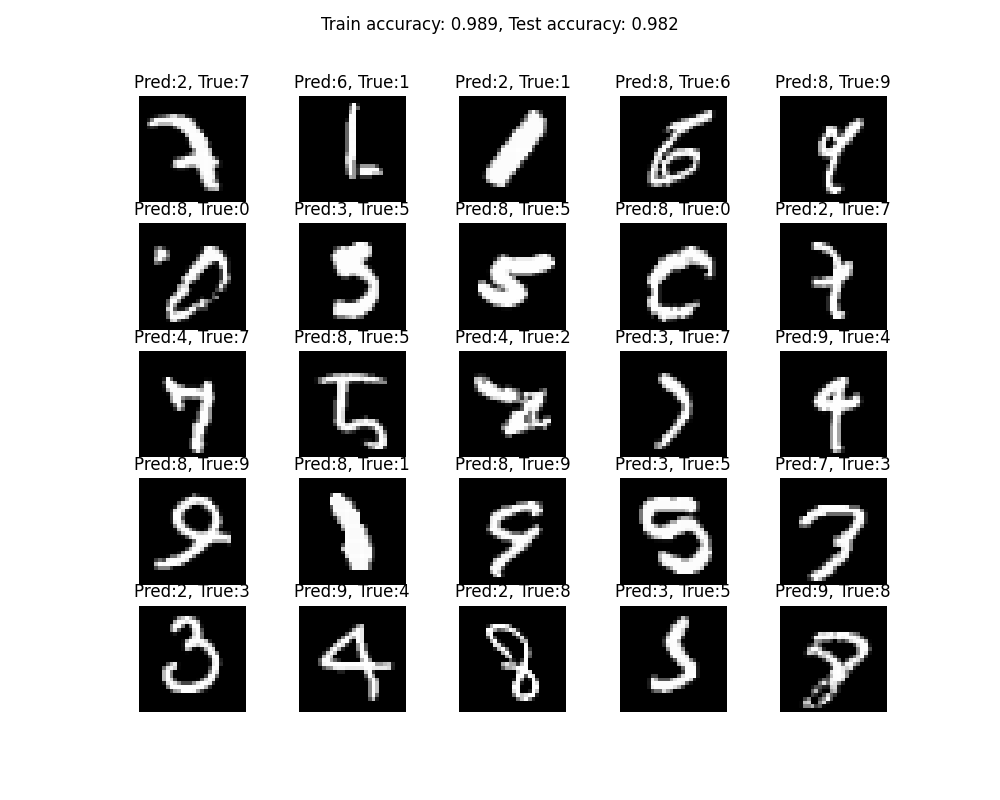

Write the Python code that produced this figure.
import torch
from torchvision import datasets
from torchvision.transforms import ToTensor
import matplotlib.pyplot as plt
import numpy as np
from torch import optim
import torch.nn as nn
from torch.utils.data import DataLoader
from torch.autograd import Variable

# Device configuration
device = torch.device('cuda' if torch.cuda.is_available() else 'cpu')

# Load datas
train_data = datasets.MNIST(
    root="data",
    train=True,
    transform=ToTensor(),
    download=True
)
test_data = datasets.MNIST(
    root='data',
    train=False,
    transform=ToTensor()
)

#
loaders = {
    'train': torch.utils.data.DataLoader(train_data,
                                         batch_size=100,
                                         shuffle=True,
                                         num_workers=1),

    'test': torch.utils.data.DataLoader(test_data,
                                        batch_size=100,
                                        shuffle=True,
                                        num_workers=1),
}


class CNN(nn.Module):
    def __init__(self):
        super(CNN, self).__init__()

        # First convolutional layer
        self.conv1 = nn.Sequential(
            nn.Conv2d(
                in_channels=1,
                out_channels=16,
                kernel_size=5,
                stride=1,
                padding=2,
            ),
            nn.ReLU(),
            nn.MaxPool2d(kernel_size=2),
        )

        # Second Convolutional layer
        self.conv2 = nn.Sequential(
            nn.Conv2d(16, 32, 5, 1, 2),
            nn.ReLU(),
            nn.MaxPool2d(2),
        )

        # fully connected layer, output 10 classes
        self.out = nn.Linear(32 * 7 * 7, 10)

    def forward(self, x):
        x = self.conv1(x)
        x = self.conv2(x)

        # flatten the output of conv2 to (batch_size, 32 * 7 * 7)
        x = x.view(x.size(0), -1)
        output = self.out(x)
        return output, x    # return x for visualization


def train(num_epochs, cnn, loaders):
    cnn.train()
    total_step = len(loaders['train'])

    for epoch in range(num_epochs):
        for i, (images, labels) in enumerate(loaders['train']):

            # gives batch data, normalize x when iterate train_loader
            b_x = Variable(images)   # batch x
            b_y = Variable(labels)   # batch y

            output = cnn(b_x)[0]
            loss = loss_func(output, b_y)

            # clear gradients for this training step
            optimizer.zero_grad()

            # backpropagation, compute gradients
            loss.backward()
            # apply gradients
            optimizer.step()

            if (i+1) % 100 == 0:
                print('Epoch [{}/{}], Step [{}/{}], Loss: {:.4f}' .format(
                    epoch + 1, num_epochs, i + 1, total_step, loss.item()))


def test():
    cnn.eval()
    with torch.no_grad():
        correct = 0
        total = 0
        for images, labels in loaders['test']:
            test_output, last_layer = cnn(images)
            pred_y = torch.max(test_output, 1)[1].data.squeeze()
            accuracy = (pred_y == labels).sum().item() / float(labels.size(0))
            pass
    print('Test Accuracy of the model on the 10000 test images: %.2f' % accuracy)
    return accuracy


cnn = CNN()
loss_func = nn.CrossEntropyLoss()
optimizer = optim.Adam(cnn.parameters(), lr=0.01)
num_epochs = 10


def main():
    train(num_epochs, cnn, loaders)
    test()
    # Create a list that stores all our false predictions
    false_predictions_test = []
    false_predictions_train = []

    for sample in iter(loaders["test"]):
        imgs, lbls = sample
        actual_number = lbls[:100].numpy()
        test_output, last_layer = cnn(imgs[:100])
        pred_y = torch.max(test_output, 1)[1].numpy()

        indexes, = np.where(pred_y != actual_number)
        for idx in indexes:
            false_predictions_test.append(
                (pred_y[idx], actual_number[idx], imgs[idx]))

    for sample in iter(loaders["train"]):
        imgs, lbls = sample
        actual_number = lbls[:600].numpy()
        test_output, last_layer = cnn(imgs[:600])
        pred_y = torch.max(test_output, 1)[1].numpy()

        indexes, = np.where(pred_y != actual_number)
        for idx in indexes:
            false_predictions_train.append(
                (pred_y[idx], actual_number[idx], imgs[idx]))

    test_accuracy = 1 - (len(false_predictions_test)/10000)
    train_accuracy = 1-(len(false_predictions_train)/60000)
    # Plot the false predictions
    figure = plt.figure(figsize=(10, 8))
    cols, rows = 5, 5
    figure.suptitle("Train accuracy: {:.3f}, Test accuracy: {:.3f}".format(
        train_accuracy, test_accuracy))

    for i in range(1, cols * rows+1):
        plot_pred, plot_true, plot_image = false_predictions_test[i-1]
        figure.add_subplot(rows, cols, i)
        plt.imshow(plot_image.squeeze(), cmap="gray")
        plt.title(f"Pred:{plot_pred}, True:{plot_true}")
        plt.axis("OFF")

    plt.savefig("Aufgabe9_4.png")
    plt.show()


if __name__ == '__main__':

    main()
